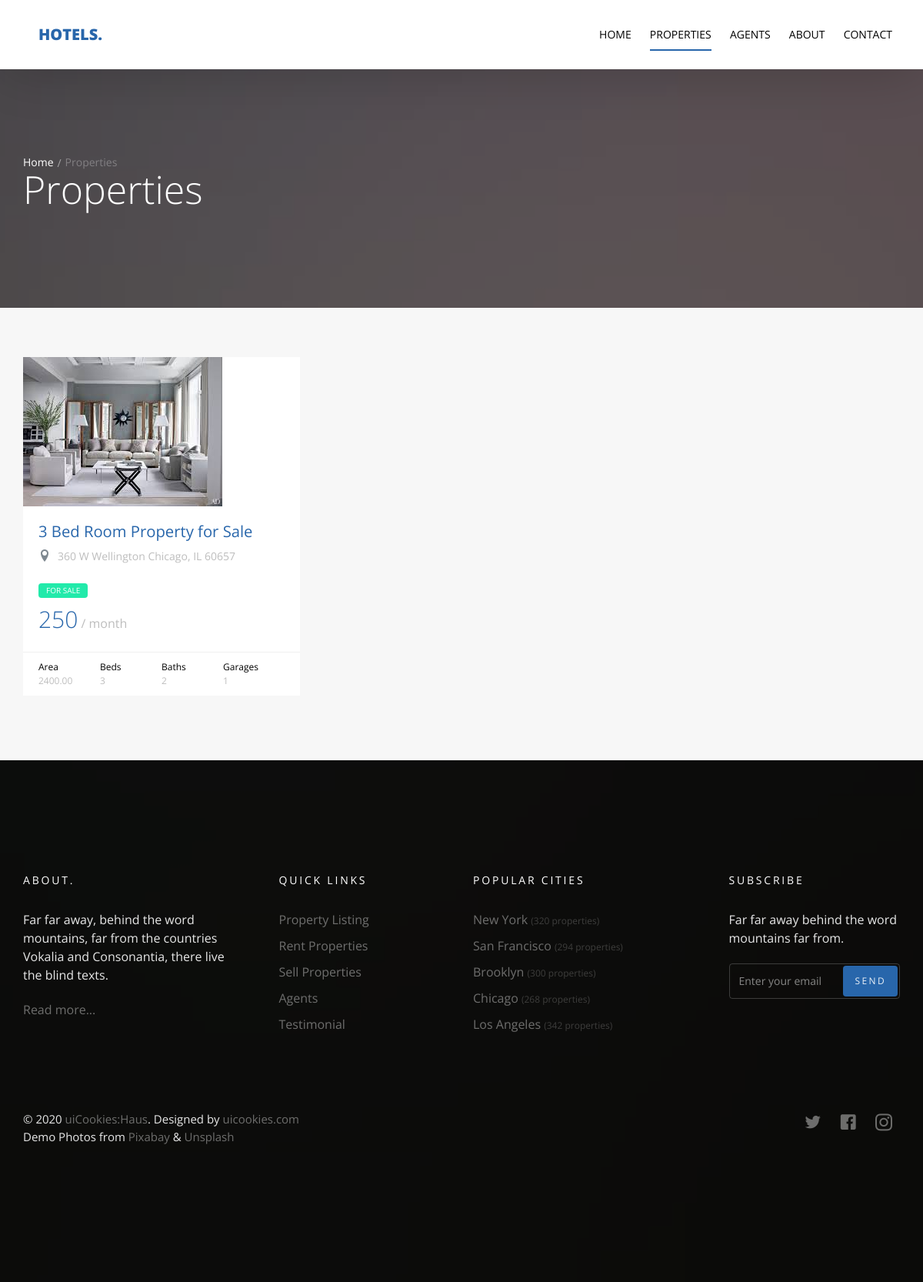
Page /property/ on the earlier database version.
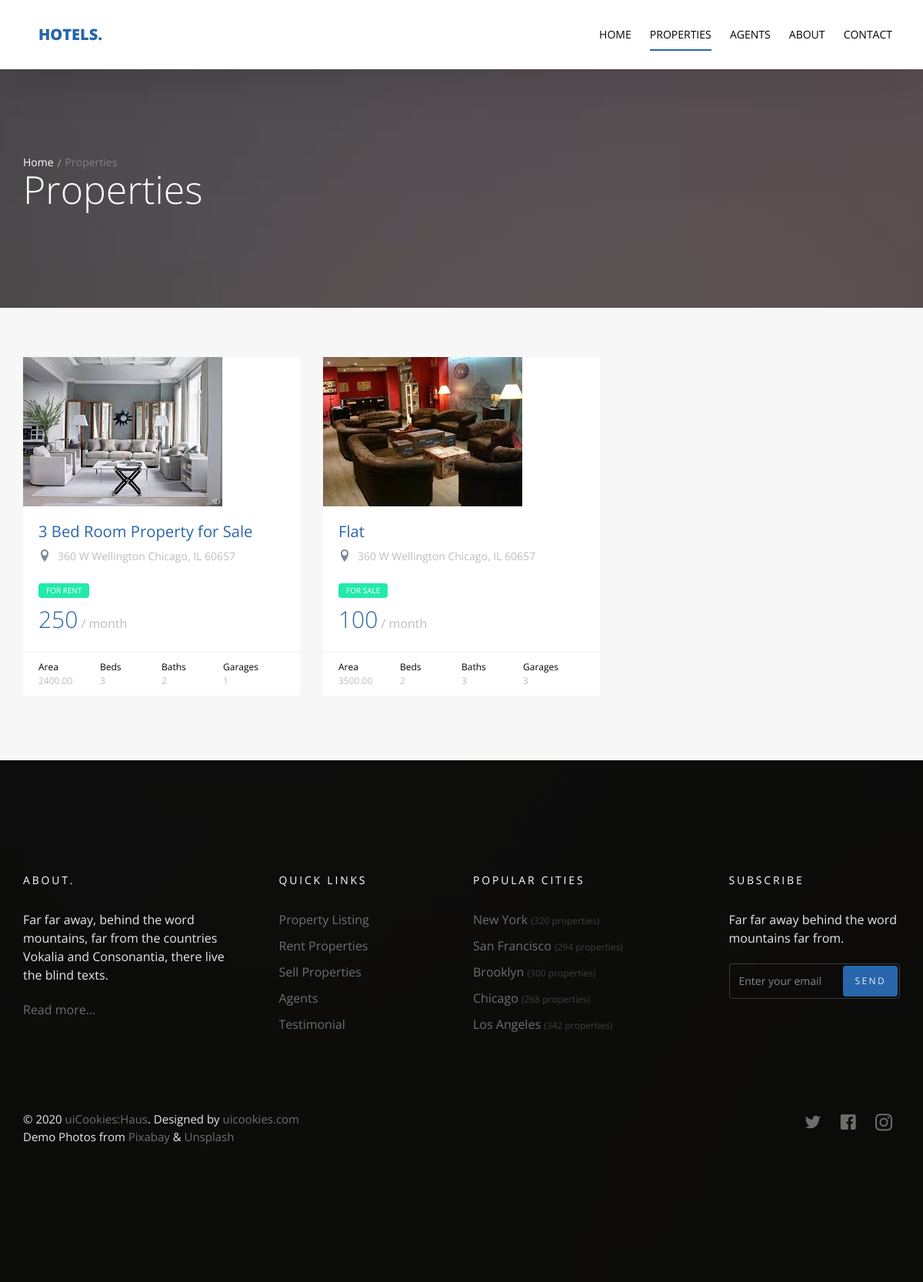
Same page on the later database version.
### property/models.py (models this page shows)
class Property(models.Model):
    name = models.CharField(max_length=50)
    location = models.CharField(max_length=50, null=True)
    type = models.CharField(choices=property_types, max_length=20)
    price = models.IntegerField()
    category = models.ForeignKey(
        'Category', null=True, on_delete=models.SET_NULL)
    area = models.DecimalField(decimal_places=2, max_digits=8)
    beds_number = models.PositiveIntegerField()
    baths_number = models.PositiveIntegerField()
    garages_number = models.PositiveIntegerField()
    image = models.ImageField(upload_to='property/', null=True)
    def __str__(self):
        return self.name
    class Meta:
        verbose_name = 'Property'
        verbose_name_plural = 'Properties'

### property/views.py (the view)
# urls.py: path('', views.property_list, name='property_list'),
def property_list(request):
    property_list = Property.objects.all()
    template = 'property/list.html'
    search_query = request.GET.get('q')
    property_type = request.GET.get('property_type', None)
    if search_query and property_type:
        property_list = property_list.filter(
            Q(name__icontains=search_query) &
            Q(type__icontains=property_type[0]) |
            Q(location__icontains=search_query)
        ).distinct()
    context = {
        'property_list': property_list,
    }
    return render(request, template, context)

### property/templates/property/list.html (shortened to what this page needs)
{% extends 'base.html' %}
{% block body %}
<section class="probootstrap-slider flexslider2 page-inner">
  <div class="overlay"></div>
  <div class="probootstrap-wrap-banner">
    <div class="container">
      <div class="row">
        <div class="col-md-8">
          <div class="page-title probootstrap-animate">
            <div class="probootstrap-breadcrumbs">
              <a href="#">Home</a><span>Properties</span>
            </div>
            <h1>Properties</h1>
          </div>
        </div>
      </div>
    </div>
  </div>
  <ul class="slides">
    <li style="background-image: url(img/slider_1.jpg);"></li>
  </ul>
</section>
<section class="probootstrap-section probootstrap-section-lighter">
  <div class="container">
    <div class="row">
    {% if property_list %}
      {% for property in property_list  %}
        <div class="col-md-4 col-sm-6">
          <div class="probootstrap-card probootstrap-listing">
            <div class="probootstrap-card-media">
              <img src="{{property.image.url}}" class="img-responsive" alt="">
            </div>
            <div class="probootstrap-card-text">
              <h2 class="probootstrap-card-heading"><a href="{% url 'property:property_detail' property.id %}">{{property}}</a></h2>
              <div class="probootstrap-listing-location">
                <i class="icon-location2"></i> <span>360 W Wellington Chicago, IL 60657</span>
              </div>
              <div class="probootstrap-listing-category for-sale"><span>FOR {{property.type}}</span></div>
              <div class="probootstrap-listing-price"><strong>{{property.price}}</strong> / month</div>
            </div>
            <div class="probootstrap-card-extra">
              <ul>
                <li>
                  Area
                  <span>{{property.area}}</span>
                </li>
                <li>
                  Beds
                  <span>{{property.beds_number}}</span>
                </li>
                <li>
                  Baths
                  <span>{{property.baths_number}}</span>
                </li>
                <li>
                  Garages
                  <span>{{property.garages_number}}</span>
                </li>
              </ul>
            </div>
          </div>
         </div>
        {% endfor %}
    {% else %}
       <div class="col-md-4 col-sm-6">
        <h2>No properties with that name, location or type</h2>
       </div>
    {% endif %}
  </div>
    </div>
</section>
{% endblock body %}

### templates/base.html (shortened to what this page needs)
{% load static%}
<!DOCTYPE html>
<html lang="en">
<head>
  <link rel="stylesheet" href="{% static 'css/styles-merged.css' %}">
  <link rel="stylesheet" href="{% static 'css/style.min.css' %}">
  <link rel="stylesheet" href="{% static 'css/custom.css' %}">
</head>
<body>
  <header role="banner" class="probootstrap-header">
    <div class="container">
      <a href="index.html" class="probootstrap-logo">Hotels<span>.</span></a>
      <nav role="navigation" class="probootstrap-nav hidden-xs">
        <ul class="probootstrap-main-nav">
          <li {% if property_list_home %}  class="active" {% endif %}><a href="/">Home</a></li>
          <li {% if property_list %}  class="active" {% endif %}><a href="{% url 'property:property_list' %}">Properties</a></li>
          <li {% if agent_list %}  class="active" {% endif %}><a href="{% url 'agents:agents_list' %}">Agents</a></li>
          <li {% if about %}  class="active" {% endif %}><a href="{% url 'about:aboutus' %}">About</a></li>
          <li {% if contactDetails %}  class="active" {% endif %}><a href="{% url 'contact:send_mail' %}">Contact</a></li>
        </ul>
      </nav>
    </div>
  </header>
  {% block body %}
  {% endblock body %}
  <footer class="probootstrap-footer probootstrap-bg" style="background-image: url(img/slider_3.jpg)">
    <div class="container">
      <div class="row mb60">
        <div class="col-md-3">
          <div class="probootstrap-footer-widget">
            <h4 class="heading">About.</h4>
            <p>Far far away, behind the word mountains, far from the countries Vokalia and Consonantia, there live the
              blind texts. </p>
            <p><a href="#">Read more...</a></p>
          </div>
        </div>
        <div class="col-md-3">
          <div class="probootstrap-footer-widget probootstrap-link-wrap">
            <h4 class="heading">Quick Links</h4>
            <ul class="stack-link">
              <li><a href="#">Property Listing</a></li>
              <li><a href="#">Rent Properties</a></li>
              <li><a href="#">Sell Properties</a></li>
              <li><a href="#">Agents</a></li>
              <li><a href="#">Testimonial</a></li>
            </ul>
          </div>
        </div>
        <div class="col-md-3">
          <div class="probootstrap-footer-widget">
            <h4 class="heading">Popular Cities</h4>
            <ul class="stack-link">
              <li><a href="#">New York <small>(320 properties)</small></a></li>
              <li><a href="#">San Francisco <small>(294 properties)</small></a></li>
              <li><a href="#">Brooklyn <small>(300 properties)</small></a></li>
              <li><a href="#">Chicago <small>(268 properties)</small></a></li>
              <li><a href="#">Los Angeles <small>(342 properties)</small></a></li>
            </ul>
          </div>
        </div>
        <div class="col-md-3">
          <div class="probootstrap-footer-widget probootstrap-link-wrap">
            <h4 class="heading">Subscribe</h4>
            <p>Far far away behind the word mountains far from.</p>
            <form action="#">
              <div class="form-field">
                <input type="text" class="form-control" placeholder="Enter your email">
                <button class="btn btn-subscribe">Send</button>
              </div>
            </form>
          </div>
        </div>
      </div>
      <div class="row copyright">
        <div class="col-md-6">
          <div class="probootstrap-footer-widget">
            <p>&copy; 2020 <a href="https://uicookies.com/">uiCookies:Haus</a>. Designed by <a
                href="https://uicookies.com/">uicookies.com</a> <br> Demo Photos from <a
                href="https://pixabay.com/">Pixabay</a> &amp; <a href="https://unsplash.com/">Unsplash</a></p>
          </div>
        </div>
        <div class="col-md-6">
          <div class="probootstrap-footer-widget right">
            <ul class="probootstrap-footer-social">
              <li><a href="#"><i class="icon-twitter"></i></a></li>
              <li><a href="#"><i class="icon-facebook"></i></a></li>
              <li><a href="#"><i class="icon-instagram2"></i></a></li>
            </ul>
          </div>
        </div>
      </div>
    </div>
  </footer>
</body>
</html>

Differences in the rows shown:
changed Property "3 Bed Room Property for Sale": type "SALE" → "RENT"
added Property: image (picture), name "Flat", type "SALE", price "100", area "3500.00", beds_number "2", baths_number "3", garages_number "3"
